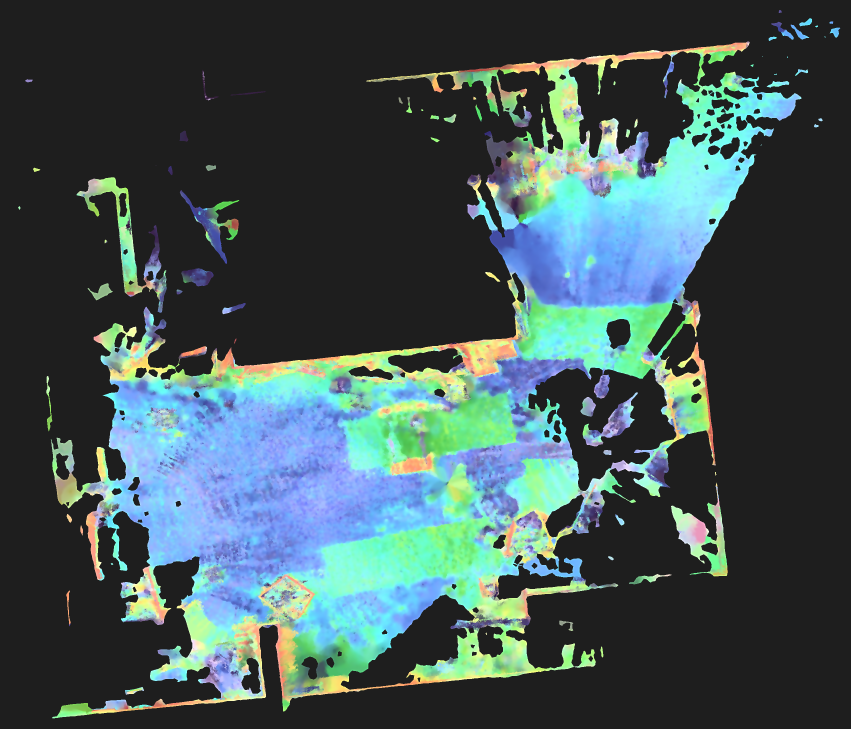
#> input picture map/backup/lab_bev.png, 2551 x 2185 px, found by its file name (shown at 1/3 size)
$ python calibrate_bev_coords.py
#> lines starting #> are read from the running program, lines starting #| are printed output that depends on the picture
#!/usr/bin/env python3
"""
calibrate_bev_coords.py — BEV 地图坐标系交互式标定工具

使用方法：
  python scripts/calibrate_bev_coords.py

操作流程：
  1. 弹出 BEV 地图窗口
  2. 先点击原点位置 (0, 0)
  3. 依次点击其他已知坐标点，每次点击后在终端输入该点的真实坐标 (x, y)
     支持负坐标，如 -2 3 表示 x=-2m, y=3m
  4. 至少标 3 个不共线的点后，按 's' 保存标定
  5. 按 'u' 撤销上一个点，按 'q' 退出

标定结果保存到 configs/bev_calib.json，包含：
  - affine_matrix: 2x3 仿射变换矩阵 (像素 → 米)
  - origin_px: 原点像素坐标
  - points: 所有标定点对
  - resolution: 米/像素（近似值）
"""

import os
import sys
import json
import numpy as np
import cv2

# 路径
SCRIPT_DIR = os.path.dirname(os.path.abspath(__file__))
PROJECT_ROOT = os.path.normpath(os.path.join(SCRIPT_DIR, ".."))
BEV_PATH = os.path.join(PROJECT_ROOT, "data", "maps", "archive", "lab_bev.png")
CALIB_OUTPUT = os.path.join(PROJECT_ROOT, "configs", "bev_calib.json")

# 标定数据
clicked_pixels = []      # [(px, py), ...]
world_coords = []         # [(wx, wy), ...]  真实米坐标
current_click = None      # 最近一次点击的像素坐标（等待输入真实坐标）

# 显示参数
WINDOW_NAME = "BEV Coordinate Calibration"
display_scale = 1.0       # 显示缩放比例
img_orig = None
img_display = None


# [13 lines left out: function on_mouse, not called in this run]


def redraw():
    """重绘标注"""
    global img_display
    img = img_orig.copy()
    h, w = img.shape[:2]

    for i, (px, py) in enumerate(clicked_pixels):
        wx, wy = world_coords[i]
        # 颜色：原点红色，其他绿色
        color = (0, 0, 255) if i == 0 else (0, 255, 0)
        cv2.circle(img, (px, py), 8, color, -1)
        cv2.circle(img, (px, py), 10, (255, 255, 255), 2)
        label = f"({wx:.1f}, {wy:.1f})"
        cv2.putText(img, label, (px + 12, py - 8),
                    cv2.FONT_HERSHEY_SIMPLEX, 0.7, (255, 255, 255), 2)
        cv2.putText(img, label, (px + 12, py - 8),
                    cv2.FONT_HERSHEY_SIMPLEX, 0.7, color, 1)

    # 如果有 >= 3 个点，画坐标轴
    if len(clicked_pixels) >= 3:
        M = compute_affine_inverse()
        if M is not None:
            draw_coordinate_grid(img, M)

    # 缩放显示
    if display_scale != 1.0:
        dw = int(w * display_scale)
        dh = int(h * display_scale)
        img_display = cv2.resize(img, (dw, dh))
    else:
        img_display = img

    cv2.imshow(WINDOW_NAME, img_display)


# [243 lines left out: functions compute_affine, compute_affine_inverse, world_to_pixel, draw_coordinate_grid, update_main_config, save_calibration, not called in this run]


def main():
    global img_orig, display_scale, current_click

    bev_path = BEV_PATH
    if len(sys.argv) > 1:
        bev_path = sys.argv[1]

    print(f"加载 BEV: {bev_path}")
    img_orig = cv2.imread(bev_path)
#> img_orig is the input picture: shape (2185, 2551, 3); mean B, G, R 85.8, 85.1, 65.6
    if img_orig is None:
        print(f"✘ 无法读取: {bev_path}")
        sys.exit(1)

    h, w = img_orig.shape[:2]
#> h = 2185; w = 2551
    print(f"  尺寸: {w}x{h}")
#|   尺寸: 2551x2185

    # 自动缩放以适应屏幕
    screen_w, screen_h = 1600, 900
    scale_w = screen_w / w
#> scale_w = 0.627
    scale_h = screen_h / h
#> scale_h = 0.412
    display_scale = min(scale_w, scale_h, 1.0)
#> display_scale = 0.412
    if display_scale < 1.0:
        print(f"  显示缩放: {display_scale:.2f}")
#|   显示缩放: 0.41

    print()
    print("=" * 50)
    print("  BEV 坐标系标定工具")
    print("=" * 50)
    print()
    print("操作步骤:")
    print("  1. 点击地图上的原点位置 (将自动设为 0,0)")
    print("  2. 点击其他已知坐标点，在终端输入真实坐标")
    print("     格式: x y （支持负数，如 -2 3）")
    print("  3. 至少标 3 个不共线的点")
    print()
    print("快捷键:")
    print("  s = 保存标定    u = 撤销上一点    q = 退出")
    print()
    print("请点击原点位置...")

    cv2.namedWindow(WINDOW_NAME, cv2.WINDOW_AUTOSIZE)
    cv2.setMouseCallback(WINDOW_NAME, on_mouse)
    redraw()
#> in redraw, `img_display = cv2.resize(img, (dw, dh))`:
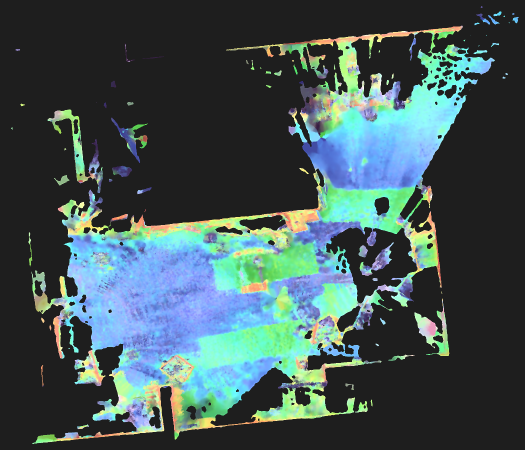
#> img_display: shape (900, 1050, 3) (shown at 1/2 size); mean B, G, R 85.8, 85.1, 65.6

    while True:
        key = cv2.waitKey(50) & 0xFF
#> (key q is pressed here)

        # 处理点击
        if current_click is not None:
            px, py = current_click
            current_click = None

            if len(clicked_pixels) == 0 and len(world_coords) == 0:
                # 第一个点 = 原点
                clicked_pixels.append((px, py))
                world_coords.append((0.0, 0.0))
                print(f"  ✔ 原点已设置: 像素({px}, {py}) → (0, 0)m")
                print(f"\n  现在点击下一个已知坐标点...")
                redraw()
            else:
                # 等待用户输入真实坐标
                try:
                    coord_str = input("    坐标 (x y): ").strip()
                    if coord_str:
                        parts = coord_str.replace(',', ' ').split()
                        wx = float(parts[0])
                        wy = float(parts[1])
                        clicked_pixels.append((px, py))
                        world_coords.append((wx, wy))
                        n = len(clicked_pixels)
                        print(f"  ✔ 点 {n}: 像素({px}, {py}) → ({wx}, {wy})m")
                        if n < 3:
                            print(f"    还需 {3 - n} 个点才能计算变换")
                        else:
                            print(f"    已有 {n} 个点，可按 's' 保存")
                        redraw()
                    else:
                        print("  ✘ 输入为空，忽略此点")
                except (ValueError, IndexError):
                    print("  ✘ 格式错误，请输入两个数字，如: -2 3")
                except EOFError:
                    break

        # 快捷键
        if key == ord('s'):
            save_calibration()
            redraw()
        elif key == ord('u'):
            if clicked_pixels:
                removed_px = clicked_pixels.pop()
                removed_wx = world_coords.pop()
                print(f"  撤销: ({removed_wx[0]}, {removed_wx[1]})m")
                redraw()
        elif key == ord('q') or key == 27:
            break

    cv2.destroyAllWindows()
    print("\n标定工具已退出。")


if __name__ == '__main__':
    main()
